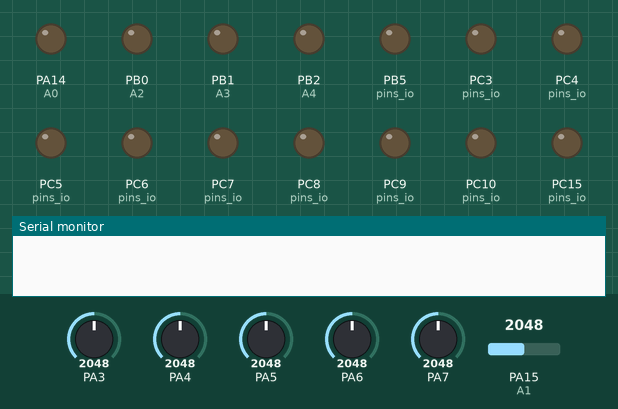
Bench run of a sketch on a simulated STM32 Blue Pill. Parts: output pins drawn as LEDs (lit = HIGH), the last lines printed to the serial monitor. Inputs (shaded band) come from the test bench; at power-on: PA3 = 2048, PA4 = 2048, PA5 = 2048, PA6 = 2048, PA7 = 2048, PA15 (A1) = 2048.

Above: at 0.0 s.
At 7.7 s:
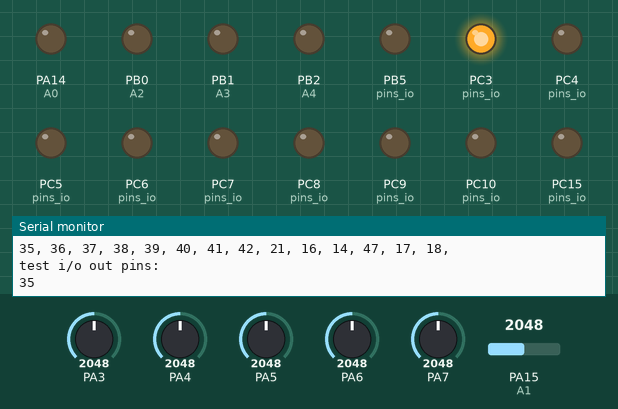
At 11.3 s:
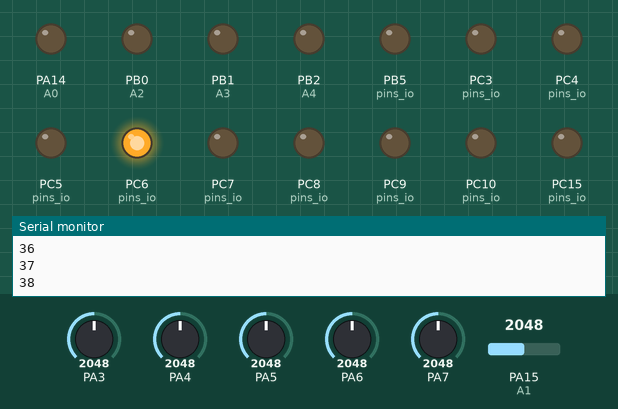
At 13.7 s:
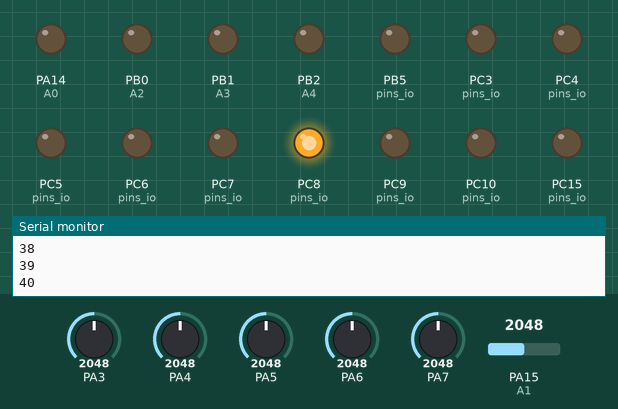
At 17.3 s:
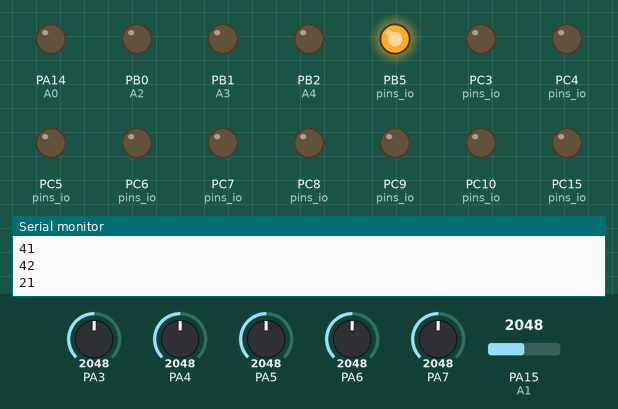
At 23.3 s:
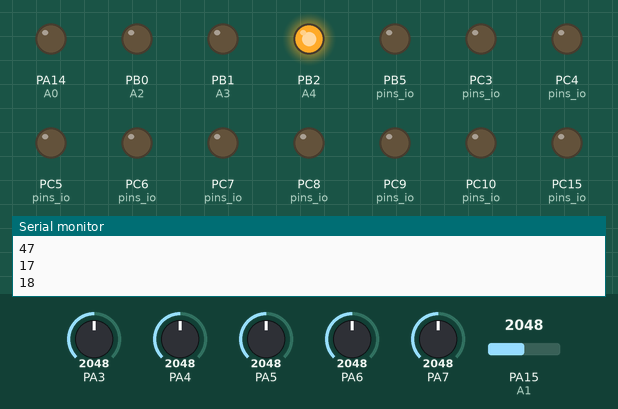
Timing chart, 0 to 40.0 s (numbered marks = the images above):
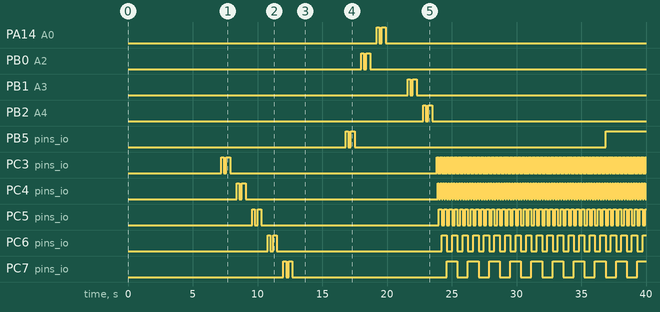

Measured:
- by itself, PB5 (pins_io): HIGH → LOW at 17.0 s, → HIGH 0.20 s later, → LOW 0.30 s later, → HIGH 19.4 s later
- by itself, PC3 (pins_io): goes LOW 0.20 s, HIGH 0.30 s, LOW 16.0 s, 158 × (HIGH 0.05 s, LOW 0.05 s), then HIGH
- by itself, PC4 (pins_io): goes LOW 0.20 s, HIGH 0.30 s, LOW 14.8 s, 78 × (HIGH 0.10 s, LOW 0.10 s), HIGH 0.10 s, then LOW
- by itself, PC5 (pins_io): goes LOW 0.20 s, HIGH 0.30 s, LOW 13.7 s, 39 × (HIGH 0.20 s, LOW 0.20 s), then HIGH
- by itself, PC6 (pins_io): goes LOW 0.20 s, HIGH 0.30 s, LOW 12.7 s, 19 × (HIGH 0.41 s, LOW 0.41 s), then HIGH
- by itself, PC7 (pins_io): goes LOW 0.20 s, HIGH 0.30 s, LOW 11.9 s, 9 × (HIGH 0.82 s, LOW 0.82 s), then HIGH
- by itself, PC8 (pins_io): goes LOW 0.20 s, HIGH 0.30 s, LOW 11.5 s, 4 × (HIGH 1.6 s, LOW 1.6 s), then HIGH
- by itself, PC9 (pins_io): goes LOW 0.20 s, HIGH 0.30 s, LOW 12.0 s, HIGH 3.3 s, LOW 3.3 s, HIGH 3.3 s, then LOW

The sketch:

namino_bianco_pin_io.ino
```cpp
/*
 * namino bianco pin io test
 * partition scheme: minimal 1.3MB / 700 kb SPIFF
 * PSRAM: QSPI PSRAM / Quad SPI PSRAM
 * board profile: namino rosso, when available set to: namino bianco board
 */
#include <Arduino.h>
#include "./namino_bianco_pins.h"

#define GPIO_CONF_OUTPUT(x)     { pinMode(x, OUTPUT); digitalWrite(x, LOW);}
#define CHECK_BIT(var,pos)      ((var) & (1<<(pos)))

u_int8_t pins_io[] = {GPIO35, GPIO36, GPIO37, GPIO38, GPIO39, GPIO40, GPIO41,
                      GPIO42, GPIO21, GPIO16, GPIO14, GPIO47, GPIO17, GPIO18
};

uint32_t count = 0;

void setup(){
    Serial.begin(115200);
    delay(5000);
    Serial.println();
    Serial.println("=====================================");
    Serial.println("## PIN IO D/AN NAMINO BIANCO TEST  ##");
    Serial.println("=====================================");
    Serial.println();
    delay(2000);

    Serial.println("conf i/o out pins: ");
    for (u_int8_t i : pins_io) {
        Serial.print(i);
        Serial.print(", ");
        GPIO_CONF_OUTPUT(i);
    }
    Serial.println();

    Serial.println("test i/o out pins: ");
    for (u_int8_t i : pins_io) {
        Serial.println(i);
        digitalWrite(i, LOW);
        delay(200);
        digitalWrite(i, HIGH);
        delay(200);
        digitalWrite(i, LOW);
        delay(200);
        digitalWrite(i, HIGH);
        delay(300);
        digitalWrite(i, LOW);
        delay(300);
    }
}

void loop() {
    // digital I/O
    Serial.println(count);
    for (u_int8_t i = 0; i < (sizeof(pins_io)/sizeof(*pins_io)); i++) {
        if (CHECK_BIT(count, i)) {
            digitalWrite(pins_io[i], HIGH);
        } else {
            digitalWrite(pins_io[i], LOW);
        }
    }
    count++;

    // analog Inputs
    Serial.print("A0 ");
    Serial.print(analogRead(A0) * (3.3 / 4096.0));
    Serial.print(" A1 ");
    Serial.print(analogRead(A1) * (3.3 / 4096.0));
    Serial.print(" A2 ");
    Serial.print(analogRead(A2) * (3.3 / 4096.0));
    Serial.print(" A3 ");
    Serial.print(analogRead(A3) * (3.3 / 4096.0));
    Serial.print(" A4 ");
    Serial.print(analogRead(A4) * (3.3 / 4096.0));
    Serial.print(" A5 ");
    Serial.print(analogRead(A5) * (3.3 / 4096.0));
    Serial.println();

    delay(50);
}
```

namino_bianco_pins.h
```cpp
// (licence header left out)
#ifndef Pins_Arduino_h
#define Pins_Arduino_h

#include <stdint.h>
#include "soc/soc_caps.h"

#define USB_VID 0x303a
#define USB_PID 0x1001

#define NAMINO_BIANCO_BOARD

#define NUM_DIGITAL_PINS            SOC_GPIO_PIN_COUNT    // GPIO 0..48
#define NUM_ANALOG_INPUTS           20                    // GPIO 1..20
#define EXTERNAL_NUM_INTERRUPTS     NUM_DIGITAL_PINS      // All GPIOs
#define analogInputToDigitalPin(p)  (((p)<NUM_ANALOG_INPUTS)?(analogChannelToDigitalPin(p)):-1)
#define digitalPinToInterrupt(p)    (((p)<NUM_DIGITAL_PINS)?(p):NOT_AN_INTERRUPT)
#define digitalPinHasPWM(p)         (p < NUM_DIGITAL_PINS)

/* Begin Pins on ESP32-S3-WROOM-1U-N4R8 */
static const uint8_t GPIO4       = 4;
static const uint8_t GPIO5       = 5;
static const uint8_t GPIO6       = 6;
static const uint8_t GPIO7       = 7;
static const uint8_t GPIO15      = 15;
static const uint8_t GPIO16      = 16;
static const uint8_t GPIO17      = 17;
static const uint8_t GPIO18      = 18;
static const uint8_t GPIO8       = 8;
static const uint8_t GPIO19      = 19;
static const uint8_t GPIO20      = 20;
static const uint8_t GPIO3       = 3;
static const uint8_t GPIO46      = 46;
static const uint8_t GPIO9       = 9;
static const uint8_t GPIO10      = 10;
static const uint8_t GPIO11      = 11;
static const uint8_t GPIO12      = 12;
static const uint8_t GPIO13      = 13;
static const uint8_t GPIO14      = 14;
static const uint8_t GPIO21      = 21;
static const uint8_t GPIO47      = 47;
static const uint8_t GPIO48      = 48;
static const uint8_t GPIO45      = 45;
static const uint8_t GPIO0       = 0;
static const uint8_t GPIO35      = 35;
static const uint8_t GPIO36      = 36;
static const uint8_t GPIO37      = 37;
static const uint8_t GPIO38      = 38;
static const uint8_t GPIO39      = 39;
static const uint8_t GPIO40      = 40;
static const uint8_t GPIO41      = 41;
static const uint8_t GPIO42      = 42;
static const uint8_t GPIO44      = 44;
static const uint8_t GPIO43      = 43;
static const uint8_t GPIO2       = 2;
static const uint8_t GPIO1       = 1;

static const uint8_t SS              = GPIO48;
static const uint8_t MOSI            = GPIO11;
static const uint8_t MISO            = GPIO13;
static const uint8_t SCK             = GPIO12;

#define LED_BUILTIN              GPIO47
/* End Pins on ESP32-S3-WROOM-1U-N4R8 */

/* Begin Analog Pins on ESP32-S3-WROOM-1U-N4R8 */
static const uint8_t ADC1_CH3        = GPIO4;
static const uint8_t ADC1_CH4        = GPIO5;
static const uint8_t ADC1_CH5        = GPIO6;
static const uint8_t ADC1_CH6        = GPIO7;
static const uint8_t ADC2_CH4        = GPIO15;
static const uint8_t ADC2_CH5        = GPIO16;
static const uint8_t ADC2_CH6        = GPIO17;
static const uint8_t ADC2_CH7        = GPIO18;
static const uint8_t ADC1_CH7        = GPIO8;
static const uint8_t ADC2_CH8        = GPIO19;
static const uint8_t ADC2_CH9        = GPIO20;
static const uint8_t ADC1_CH2        = GPIO3;
static const uint8_t ADC1_CH8        = GPIO9;
static const uint8_t ADC1_CH9        = GPIO10;
static const uint8_t ADC2_CH0        = GPIO11;
static const uint8_t ADC2_CH1        = GPIO12;
static const uint8_t ADC2_CH2        = GPIO13;
static const uint8_t ADC2_CH3        = GPIO14;
static const uint8_t ADC1_CH1        = GPIO2;
static const uint8_t ADC1_CH0        = GPIO1;
/* End Analog Pins on ESP32-S3-WROOM-1U-N4R8 */

/* Begin Touch Pins on ESP32-S3-WROOM-1U-N4R8 */
static const uint8_t TOUCH4          = GPIO4;
static const uint8_t TOUCH5          = GPIO5;
static const uint8_t TOUCH6          = GPIO6;
static const uint8_t TOUCH7          = GPIO7;
static const uint8_t TOUCH8          = GPIO8;
static const uint8_t TOUCH3          = GPIO3;
static const uint8_t TOUCH9          = GPIO9;
static const uint8_t TOUCH10         = GPIO10;
static const uint8_t TOUCH11         = GPIO11;
static const uint8_t TOUCH12         = GPIO12;
static const uint8_t TOUCH13         = GPIO13;
static const uint8_t TOUCH14         = GPIO14;
static const uint8_t TOUCH2          = GPIO2;
static const uint8_t TOUCH1          = GPIO1;
/* End Touch Pins on ESP32-S3-WROOM-1U-N4R8 */

static const uint8_t TX              = GPIO17;
static const uint8_t RX              = GPIO18;

static const uint8_t SDA             = GPIO1;
static const uint8_t SCL             = GPIO2;
static const uint8_t NM_I2C_SDA      = SDA;
static const uint8_t NM_I2C_SCL      = SCL;

static const uint8_t A0              = ADC1_CH2;
static const uint8_t A1              = ADC1_CH3;
static const uint8_t A2              = ADC1_CH4;
static const uint8_t A3              = ADC1_CH5;
static const uint8_t A4              = ADC1_CH6;
static const uint8_t A5              = ADC2_CH4;
static const uint8_t A6              = 0;
static const uint8_t A7              = 0;
static const uint8_t A8              = 0;
static const uint8_t A9              = 0;
static const uint8_t A10             = 0;
static const uint8_t A11             = 0;
static const uint8_t A12             = 0;
static const uint8_t A13             = 0;
static const uint8_t A14             = 0;
static const uint8_t A15             = 0;

static const uint8_t DAC1            = 0;
static const uint8_t DAC2            = 0;

/* Begin Arduino naming */
static const uint8_t RESET_ARDUINO   = 0;
static const uint8_t PC0             = GPIO3;
static const uint8_t PC1             = GPIO4;
static const uint8_t PC2             = GPIO5;
static const uint8_t PC3             = GPIO6;
static const uint8_t PC4             = GPIO7;
static const uint8_t PC5             = GPIO15;
static const uint8_t PB5             = GPIO35;
static const uint8_t PB4             = GPIO36;
static const uint8_t PB3             = GPIO37;
static const uint8_t PB2             = GPIO38;
static const uint8_t PB1             = GPIO39;
static const uint8_t PB0             = GPIO40;
static const uint8_t PD7             = GPIO41;
static const uint8_t PD6             = GPIO42;
static const uint8_t PD5             = GPIO21;
static const uint8_t PD4             = GPIO16;
static const uint8_t PD3             = GPIO14;
static const uint8_t PD2             = GPIO47;
static const uint8_t PD1             = GPIO17;
static const uint8_t PD0             = GPIO18;
/* End Arduino naming */

/* Begin alternate naming */
static const uint8_t PB_SCL          = SCL;
static const uint8_t PB_SDA          = SDA;
static const uint8_t PB_35           = PB5;
static const uint8_t PB_36           = PB4;
static const uint8_t PB_37           = PB3;
static const uint8_t PB_38           = PB2;
static const uint8_t PB_39           = PB1;
static const uint8_t PB_40           = PB0;

static const uint8_t PD_io41         = PD7;
static const uint8_t PD_42           = PD6;
static const uint8_t PD_21           = PD5;
static const uint8_t PD_16           = PD4;
static const uint8_t PD_14           = PD3;
static const uint8_t PD_47           = PD2;
static const uint8_t PD_17           = TX;
static const uint8_t PD_18           = RX;


static const uint8_t PC_io3          = PC0;
static const uint8_t PC_4            = PC1;
static const uint8_t PC_5            = PC2;
static const uint8_t PC_6            = PC3;
static const uint8_t PC_7            = PC4;
static const uint8_t PC_15           = PC5;

static const uint8_t M1_3_AN         = GPIO3;
static const uint8_t M1_RST          = 0;
static const uint8_t M1_48_CS        = SS;
static const uint8_t M1_12_SCK       = SCK;
static const uint8_t M1_13_MISO      = MISO;
static const uint8_t M1_11_MOSI      = MOSI;
static const uint8_t M2_47_PWM       = GPIO47;
static const uint8_t M2_14_INT       = GPIO14;
static const uint8_t M2_18_RX        = GPIO18;
static const uint8_t M2_17_TX        = GPIO17;
static const uint8_t M2_2_SCL        = SCL;
static const uint8_t M2_1_SDA        = SDA;

static const uint8_t J3_SCL          = SCL;
static const uint8_t J3_SDA          = SDA;

/* End alternate naming */

#endif /* Pins_Arduino_h */
```
